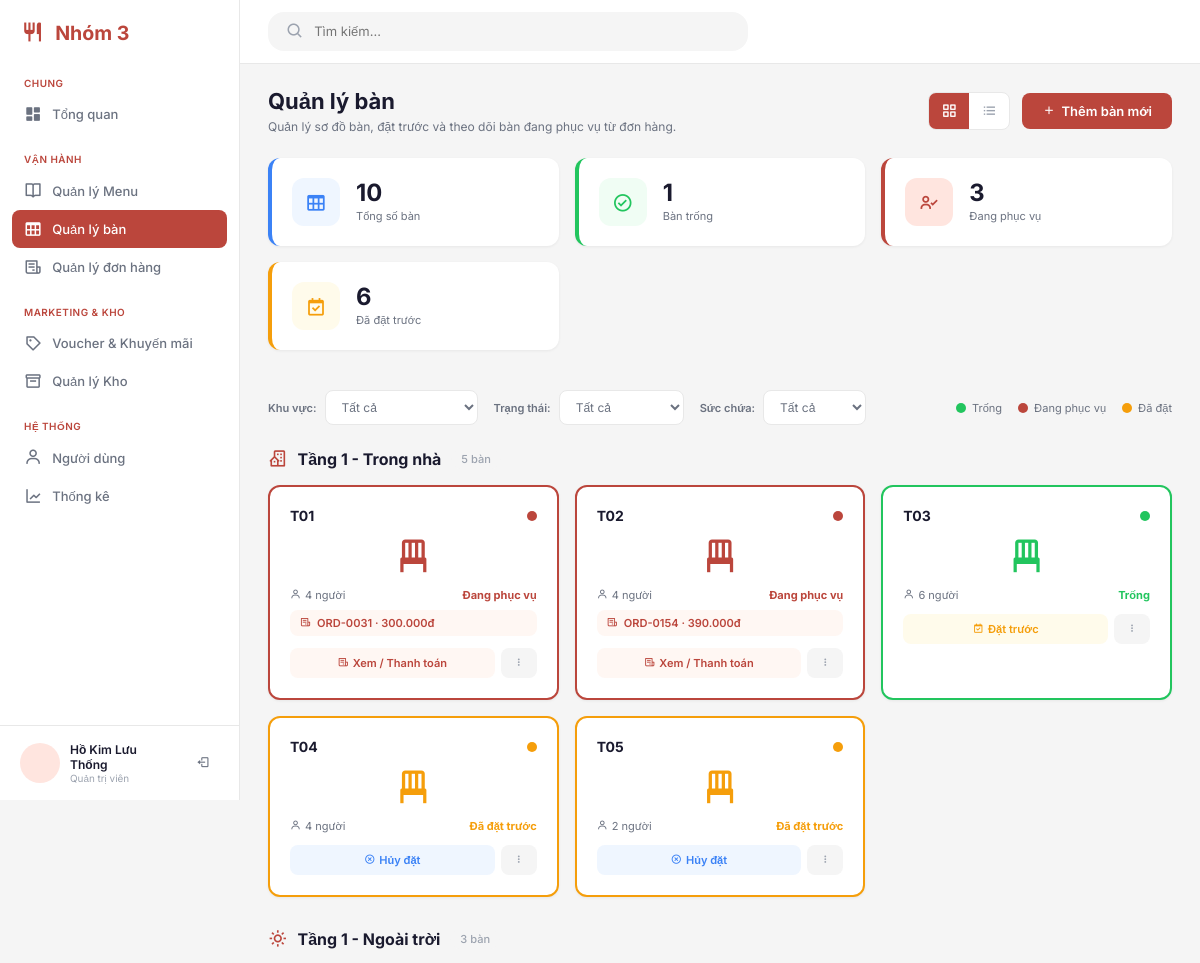
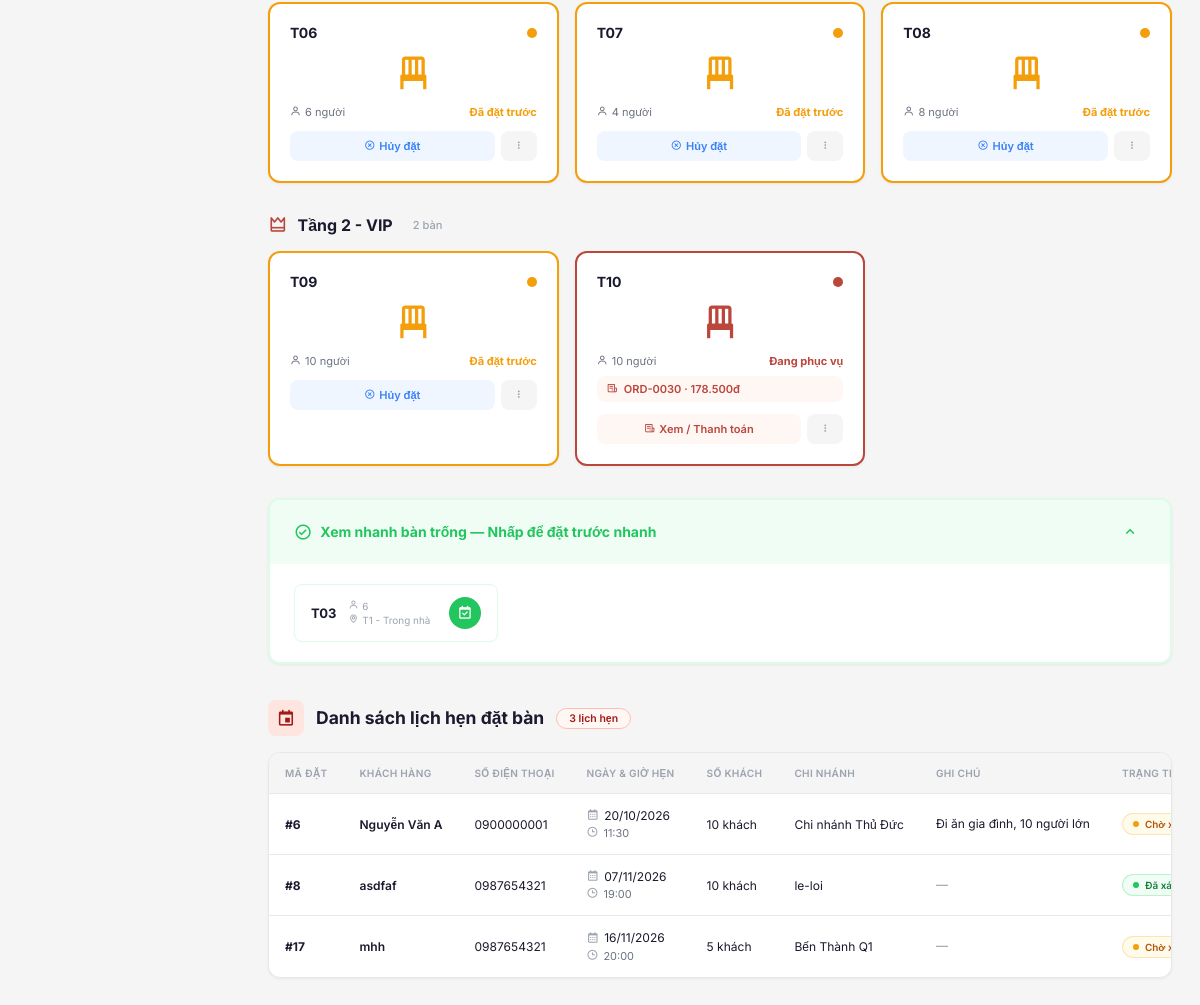
Screenshot of /admin/index.php?page=tables (signed in) with the database file from the repository (2 pictures, top to bottom).
### tables this page shows
CREATE TABLE `service_table` (
  `tableId` int(11) NOT NULL,
  `tableNumber` varchar(10) NOT NULL,
  `area` varchar(50) DEFAULT NULL,
  `capacity` int(11) NOT NULL DEFAULT 4,
  `status` varchar(20) NOT NULL DEFAULT 'AVAILABLE',
  `isDeleted` tinyint(1) NOT NULL DEFAULT 0,
  `createdAt` datetime NOT NULL DEFAULT current_timestamp()
);

CREATE TABLE `reservation` (
  `reservationId` int(11) NOT NULL,
  `customerId` int(11) DEFAULT NULL,
  `guestName` varchar(100) NOT NULL,
  `guestPhone` varchar(20) NOT NULL,
  `guestEmail` varchar(150) DEFAULT NULL,
  `reservationDate` date NOT NULL,
  `reservationTime` time NOT NULL,
  `guestCount` int(11) NOT NULL DEFAULT 1,
  `branch` varchar(100) DEFAULT NULL,
  `status` varchar(20) NOT NULL DEFAULT 'PENDING',
  `note` text DEFAULT NULL,
  `isDeleted` tinyint(1) NOT NULL DEFAULT 0,
  `createdAt` datetime NOT NULL DEFAULT current_timestamp()
);

### admin/index.php (called while the page is built, shortened)
<?php
$page   = $_GET['page'] ?? 'overview';
require_once __DIR__ . "/page/{$page}/index.php";

### admin/page/tables/function.php (called while the page is built, shortened)
<?php
function table_get_all($conn)
{
    $sql = "SELECT * FROM service_table
            WHERE isDeleted = 0
            ORDER BY tableId";
    $result = $conn->query($sql);
    $tables = $result ? $result->fetch_all(MYSQLI_ASSOC) : [];
    $activeByTable = [];
    $orderRes = $conn->query(
        "SELECT o.tableId, o.orderId, o.status, o.totalAmount, o.orderDate, c.customerName
         FROM orders o
         LEFT JOIN customer c ON o.customerId = c.customerId
         WHERE o.tableId IS NOT NULL
           AND o.status IN ('OPEN', 'PENDING', 'COOKING', 'SERVING', 'PENDING_PAY')
         ORDER BY o.orderId DESC"
    );
    if ($orderRes) {
        while ($row = $orderRes->fetch_assoc()) {
            $tid = (int)$row['tableId'];
            if (!isset($activeByTable[$tid])) {
                $activeByTable[$tid] = $row;
            }
        }
    }
    foreach ($tables as &$table) {
        $tid = (int)$table['tableId'];
        $active = $activeByTable[$tid] ?? null;
    }
    return $tables;
}
function table_get_reservations($conn)
{
    $sql = "SELECT * FROM reservation
            WHERE isDeleted = 0
            AND status IN ('PENDING', 'CONFIRMED')
            ORDER BY reservationDate, reservationTime";
    $result = $conn->query($sql);
    return $result ? $result->fetch_all(MYSQLI_ASSOC) : [];
}
function table_count_statuses($tables)
{
    $counts = ['AVAILABLE' => 0, 'OCCUPIED' => 0, 'RESERVED' => 0];
    foreach ($tables as $row) {
        if (isset($counts[$row['status']])) {
            $counts[$row['status']]++;
        }
    }
    return $counts;
}
function table_get_area_map()
{
    return [
        'Trong nhà'   => ['slug' => 'tang1-trong', 'label' => 'Tầng 1 - Trong nhà', 'icon' => 'bx-building-house'],
        'Ngoài trời'  => ['slug' => 'tang1-ngoai', 'label' => 'Tầng 1 - Ngoài trời', 'icon' => 'bx-sun'],
        'VIP'         => ['slug' => 'tang2-vip',   'label' => 'Tầng 2 - VIP', 'icon' => 'bx-crown'],
        'Phòng riêng' => ['slug' => 'tang2-rieng', 'label' => 'Tầng 2 - Phòng riêng', 'icon' => 'bx-door-open'],
    ];
}
function table_group_by_area($tables)
{
    $groups = [];
    foreach ($tables as $table) {
        $groups[$table['area'] ?: 'Chưa phân khu'][] = $table;
    }
    return $groups;
}
if (!function_exists('h')) {
    function h($value)
    {
        return htmlspecialchars((string)$value, ENT_QUOTES, 'UTF-8');
    }
}
if (!function_exists('statusText')) {
    function statusText($status)
    {
        return [
            'AVAILABLE' => 'Trống',
            'OCCUPIED'  => 'Đang phục vụ',
            'RESERVED'  => 'Đã đặt trước',
        ][$status] ?? $status;
    }
}
if (!function_exists('statusClass')) {
    function statusClass($status)
    {
        return strtolower((string)$status);
    }
}
if (!function_exists('resStatusText')) {
    function resStatusText($status)
    {
        return [
            'PENDING'   => 'Chờ xác nhận',
            'CONFIRMED' => 'Đã xác nhận',
            'CANCELLED' => 'Đã hủy',
        ][strtoupper((string)$status)] ?? $status;
    }
}
if (!function_exists('resStatusClass')) {
    function resStatusClass($status)
    {
        return [
            'PENDING'   => 'pending',
            'CONFIRMED' => 'confirmed',
            'CANCELLED' => 'cancelled',
        ][strtoupper((string)$status)] ?? 'default';
    }
}

### admin/page/tables/action.php (called while the page is built, shortened)
<?php
require_once __DIR__ . '/function.php';
$tables       = table_get_all($conn);
$reservations = table_get_reservations($conn);
$totalTables  = count($tables);
$statusCounts = table_count_statuses($tables);
$areaMap      = table_get_area_map();
$areaGroups   = table_group_by_area($tables);

### admin/page/tables/index.php (the view, shortened to what this page needs)
<?php
require_once __DIR__ . "/action.php";
include_once __DIR__ . '/../../../layouts/admin_header.php';
?>
<div class="page-title">
    <div>
        <h1 class="page-title__heading">Quản lý bàn</h1>
        <p class="page-title__desc">Quản lý sơ đồ bàn, đặt trước và theo dõi bàn đang phục vụ từ đơn hàng.</p>
    </div>
    <div class="page-title__actions">
        <div class="view-toggle">
            <button class="view-toggle__btn active" data-view="grid" title="Xem dạng lưới">
                <i class="bx bx-grid-alt"></i>
            </button>
            <button class="view-toggle__btn" data-view="list" title="Xem dạng danh sách">
                <i class="bx bx-list-ul"></i>
            </button>
        </div>
        <button class="btn btn--primary" id="btnAddTable" type="button">
            <i class="bx bx-plus"></i> Thêm bàn mới
        </button>
    </div>
</div>
<div class="stat-cards">
    <div class="stat-card stat-card--total">
        <div class="stat-card__icon"><i class="bx bx-table"></i></div>
        <div class="stat-card__info">
            <p class="stat-card__value" id="statTotal"><?= $totalTables ?></p>
            <p class="stat-card__label">Tổng số bàn</p>
        </div>
    </div>
    <div class="stat-card stat-card--available">
        <div class="stat-card__icon"><i class="bx bx-check-circle"></i></div>
        <div class="stat-card__info">
            <p class="stat-card__value" id="statAvailable"><?= $statusCounts['AVAILABLE'] ?></p>
            <p class="stat-card__label">Bàn trống</p>
        </div>
    </div>
    <div class="stat-card stat-card--occupied">
        <div class="stat-card__icon"><i class="bx bx-user-check"></i></div>
        <div class="stat-card__info">
            <p class="stat-card__value" id="statOccupied"><?= $statusCounts['OCCUPIED'] ?></p>
            <p class="stat-card__label">Đang phục vụ</p>
        </div>
    </div>
    <div class="stat-card stat-card--reserved">
        <div class="stat-card__icon"><i class="bx bx-calendar-check"></i></div>
        <div class="stat-card__info">
            <p class="stat-card__value" id="statReserved"><?= $statusCounts['RESERVED'] ?></p>
            <p class="stat-card__label">Đã đặt trước</p>
        </div>
    </div>
</div>
<div class="toolbar">
    <div class="toolbar__left">
        <div class="toolbar__filter-group">
            <label class="toolbar__label">Khu vực:</label>
            <select class="toolbar__select" id="filterZone">
                <option value="">Tất cả</option>
            </select>
        </div>
        <div class="toolbar__filter-group">
            <label class="toolbar__label">Trạng thái:</label>
            <select class="toolbar__select" id="filterStatus">
                <option value="">Tất cả</option>
            </select>
        </div>
        <div class="toolbar__filter-group">
            <label class="toolbar__label">Sức chứa:</label>
            <select class="toolbar__select" id="filterCapacity">
                <option value="">Tất cả</option>
            </select>
        </div>
    </div>
    <div class="toolbar__right">
        <div class="status-legend">
            <span class="status-legend__item"><span class="status-dot status-dot--available"></span>
                Trống</span>
            <span class="status-legend__item"><span class="status-dot status-dot--occupied"></span> Đang
                phục vụ</span>
            <span class="status-legend__item"><span class="status-dot status-dot--reserved"></span> Đã
                đặt</span>
        </div>
    </div>
</div>
<div class="tables-view tables-view--grid active" id="gridView">
    <?php foreach ($areaGroups as $areaName => $areaTables):
        $areaInfo = $areaMap[$areaName] ?? ['slug' => 'khac', 'label' => $areaName, 'icon' => 'bx-map']; ?>
        <div class="zone-section">
            <div class="zone-section__header">
                <div class="zone-section__title">
                    <i class="bx <?= h($areaInfo['icon']) ?>"></i>
                    <h2><?= h($areaInfo['label']) ?></h2>
                    <span class="zone-section__count"><?= count($areaTables) ?> bàn</span>
                </div>
            </div>
            <div class="tables-grid">
                <?php foreach ($areaTables as $table):
                    $id = (int)$table['tableId'];
                    $status = $table['status'];
                    $statusLower = statusClass($status);
                    $zone = $areaInfo['slug'];
                    $activeOrderCode = (string)($table['activeOrderCode'] ?? '');
                    $activeOrderTotal = (float)($table['activeOrderTotal'] ?? 0); ?>
                    <div class="table-card table-card--<?= h($statusLower) ?>"
                        data-id="<?= $id ?>"
                        data-zone="<?= h($zone) ?>"
                        data-area="<?= h($table['area']) ?>"
                        data-status="<?= h($statusLower) ?>"
                        data-capacity="<?= (int)$table['capacity'] ?>"
                        data-active-order="<?= h($activeOrderCode) ?>">
                        <div class="table-card__header"><span class="table-card__number"><?= h($table['tableNumber']) ?></span>
                            <div class="table-card__status-dot"></div>
                        </div>
                        <div class="table-card__icon"><i class="bx bx-chair"></i></div>
                        <div class="table-card__info">
                            <span class="table-card__capacity"><i class="bx bx-user"></i> <?= (int)$table['capacity'] ?> người</span>
                            <span class="table-card__status-text"><?= h(statusText($status)) ?></span>
                        </div>
                        <?php if ($activeOrderCode !== ''): ?>
                            <div class="table-card__time">
                                <i class="bx bx-receipt"></i>
                                <span><?= h($activeOrderCode) ?> · <?= number_format($activeOrderTotal, 0, ',', '.') ?>đ</span>
                            </div>
                        <?php endif; ?>
                        <div class="table-card__actions">
                            <?php if ($status === 'AVAILABLE'): ?>
                                <button class="table-card__btn table-card__btn--checkin" onclick="changeStatus(<?= $id ?>, 'RESERVED')"><i class="bx bx-calendar-check"></i> Đặt trước</button>
                            <?php elseif ($status === 'RESERVED'): ?>
                                <button class="table-card__btn table-card__btn--restore" onclick="changeStatus(<?= $id ?>, 'AVAILABLE')"><i class="bx bx-x-circle"></i> Hủy đặt</button>
                            <?php elseif ($activeOrderCode !== ''): ?>
                                <a class="table-card__btn table-card__btn--bill" href="index.php?page=orders&amp;view=<?= urlencode($activeOrderCode) ?>"><i class="bx bx-receipt"></i> Xem / Thanh toán</a>
                            <?php else: ?>
                                <button class="table-card__btn table-card__btn--restore" onclick="changeStatus(<?= $id ?>, 'AVAILABLE')"><i class="bx bx-check-circle"></i> Mở bàn trống</button>
                            <?php endif; ?>
                            <button class="table-card__btn table-card__btn--more" onclick="toggleMenu(<?= $id ?>)"><i class="bx bx-dots-vertical-rounded"></i></button>
                        </div>
                    </div>
                <?php endforeach; ?>
            </div>
        </div>
    <?php endforeach; ?>
</div>
<div class="quick-available" id="quickAvailable">
    <div class="quick-available__header">
        <h3><i class="bx bx-check-circle"></i> Xem nhanh bàn trống — Nhấp để đặt trước nhanh</h3>
        <button class="quick-available__toggle" id="toggleQuickView" type="button">
            <i class="bx bx-chevron-up"></i>
        </button>
    </div>
    <div class="quick-available__body" id="quickAvailableBody">
        <div class="quick-available__grid" id="quickGrid">
        </div>
    </div>
</div>
<div class="reservation-section" id="reservationsSection">
    <div class="reservation-section__header">
        <div class="reservation-section__title">
            <div class="reservation-section__icon"><i class="bx bx-calendar-event"></i></div>
            <h2>Danh sách lịch hẹn đặt bàn</h2>
            <span class="reservation-section__count" id="resCountBadge"><?= count($reservations) ?> lịch hẹn</span>
        </div>
    </div>
    <div class="list-card reservation-card">
        <div class="table-wrapper">
            <table class="tables-table reservation-table" id="resTable">
                <thead>
                    <tr>
                        <th>MÃ ĐẶT</th>
                        <th>KHÁCH HÀNG</th>
                        <th>SỐ ĐIỆN THOẠI</th>
                        <th>NGÀY & GIỜ HẸN</th>
                        <th>SỐ KHÁCH</th>
                        <th>CHI NHÁNH</th>
                        <th>GHI CHÚ</th>
                        <th>TRẠNG THÁI</th>
                    </tr>
                </thead>
                <tbody>
                    <?php if (empty($reservations)): ?>
                        <tr>
                            <td colspan="9" class="res-empty-state">
                                <i class="bx bx-calendar-x"></i>
                                Chưa có lịch hẹn đặt bàn nào trong hệ thống.
                            </td>
                        </tr>
                    <?php else: ?>
                        <?php foreach ($reservations as $res):
                            $resId = (int)$res['reservationId'];
                            $resStatus = strtoupper(trim((string)$res['status']));
                            $formattedDate = !empty($res['reservationDate']) ? date('d/m/Y', strtotime($res['reservationDate'])) : '—';
                            $formattedTime = !empty($res['reservationTime']) ? date('H:i', strtotime($res['reservationTime'])) : '—';
                        ?>
                            <tr id="res-row-<?= $resId ?>">
                                <td><strong>#<?= $resId ?></strong></td>
                                <td>
                                    <div class="res-customer__name"><?= h($res['guestName']) ?></div>
                                </td>
                                <td><?= h($res['guestPhone']) ?></td>
                                <td>
                                    <div class="res-datetime__date"><i class="bx bx-calendar"></i> <?= $formattedDate ?></div>
                                    <div class="res-datetime__time"><i class="bx bx-time"></i> <?= $formattedTime ?></div>
                                </td>
                                <td><?= (int)$res['guestCount'] ?> khách</td>
                                <td><?= h($res['branch'] ?: '—') ?></td>
                                <td class="res-note-cell">
                                    <?= !empty($res['note']) ? h($res['note']) : '<span class="text-muted-action">—</span>' ?>
                                </td>
                                <td>
                                    <span class="status-badge status-badge--<?= resStatusClass($resStatus) ?>" id="res-badge-<?= $resId ?>">
                                        <?= h(resStatusText($resStatus)) ?>
                                    </span>
                                </td>
                            </tr>
                        <?php endforeach; ?>
                    <?php endif; ?>
                </tbody>
            </table>
        </div>
    </div>
</div>
</main>
</div>
</body>
</html>

### rows the page displays
service_table: tableNumber "T01", capacity "4", status "Đang phục vụ", activeOrderCode "ORD-0031", activeOrderTotal "300.000"
service_table: tableNumber "T02", capacity "4", status "Đang phục vụ", activeOrderCode "ORD-0154", activeOrderTotal "390.000"
service_table: tableNumber "T03", capacity "6", status "Trống"
service_table: tableNumber "T04", capacity "4", status "Đã đặt trước"
service_table: tableNumber "T05", capacity "2", status "Đã đặt trước"
service_table: tableNumber "T06", capacity "6", status "Đã đặt trước"
service_table: tableNumber "T07", capacity "4", status "Đã đặt trước"
service_table: tableNumber "T08", capacity "8", status "Đã đặt trước"
service_table: tableNumber "T09", capacity "10", status "Đã đặt trước"
service_table: tableNumber "T10", capacity "10", status "Đang phục vụ", activeOrderCode "ORD-0030", activeOrderTotal "178.500"
reservation: reservationId "6", guestName "Nguyễn Văn A", guestPhone "0900000001", reservationDate "20/10/2026", reservationTime "11:30", guestCount "10", branch "Chi nhánh Thủ Đức", note "Đi ăn gia đình, 10 người lớn", status "Chờ…"
reservation: reservationId "8", guestName "asdfaf", guestPhone "0987654321", reservationDate "07/11/2026", reservationTime "19:00", guestCount "10", branch "le-loi", status "Đã…"
reservation: reservationId "17", guestName "mhh", guestPhone "0987654321", reservationDate "16/11/2026", reservationTime "20:00", guestCount "5", branch "Bến Thành Q1", status "Chờ…"

### other values shown
$_SESSION['admin_name'] "Hồ Kim Lưu Thống"
$totalTables "10"
$statusCounts['AVAILABLE'] "1"
$statusCounts['OCCUPIED'] "3"
$statusCounts['RESERVED'] "6"
$areaInfo['label'] "Tầng 1 - Trong nhà"
count($areaTables) "5"
$areaInfo['label'] "Tầng 1 - Ngoài trời"
count($areaTables) "3"
$areaInfo['label'] "Tầng 2 - VIP"
count($areaTables) "2"
count($reservations) "3"
